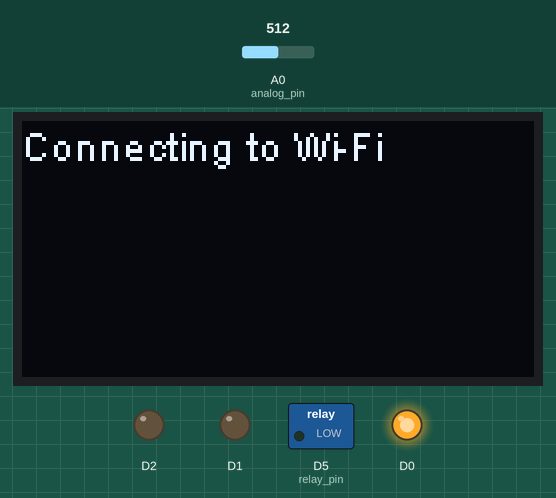
A sketch run on a simulated ESP8266 (NodeMCU). Parts: 128×64 one-colour display, switched loads named in the sketch (green lamp = pin HIGH), output pins drawn as LEDs (lit = HIGH). Inputs (shaded band) come from the test bench; at power-on: A0 (analog_pin) = 512. WiFi joins after 1.5 s; servers stay silent unless stated; what the sketch prints to the serial monitor is not drawn.

Above: at 1.6 s.
At 4.1 s:
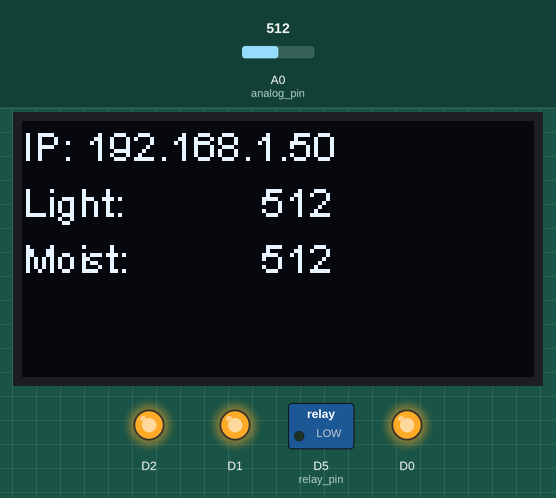
4.2 s: A0 (analog_pin) set to 210
At 7.0 s:
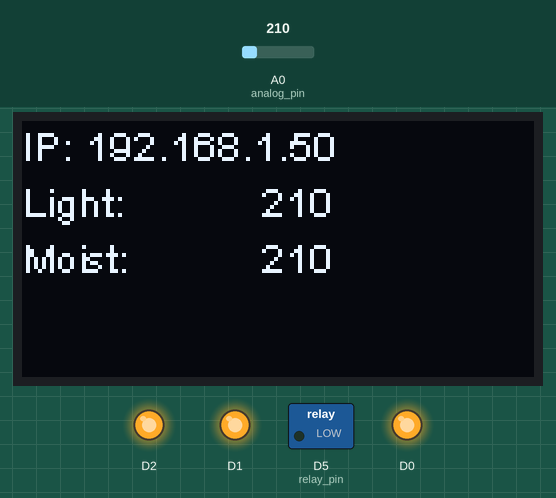
7.2 s: A0 (analog_pin) set to 191
At 9.3 s:
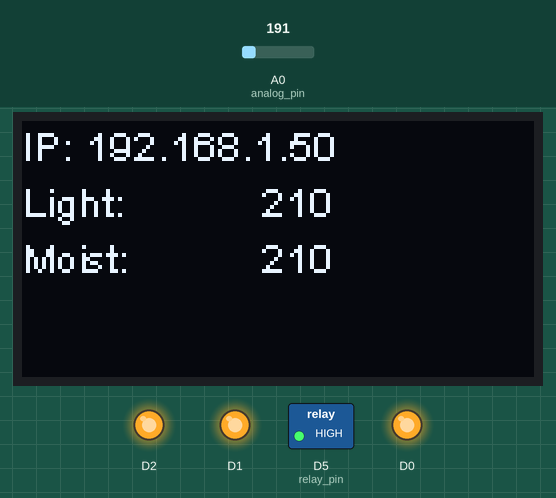
10.2 s: A0 (analog_pin) set to 122
At 14.3 s:
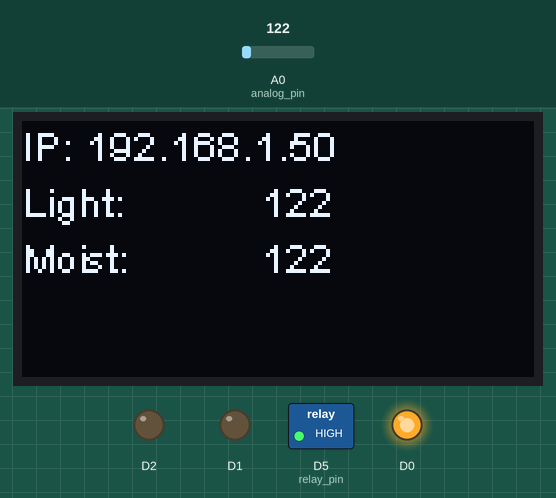
Timing chart, 0 to 19.0 s (numbered marks = the images above; inputs shaded):
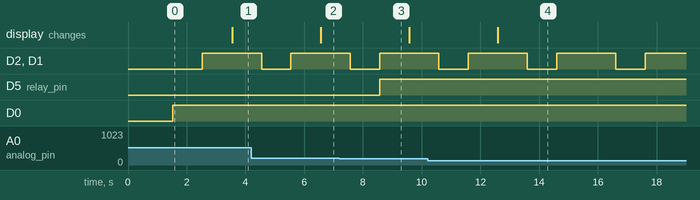

Measured:
- the behaviour switches between 201 and 200 on A0 (analog_pin) (found by bisection; images 2 and 3)
- after the input at 4.2 s, the display: changes after 2.4 s (image 2)
- after the input at 7.2 s, D5 (relay_pin): LOW → HIGH after 1.4 s
- after the input at 10.2 s, the display: changes after 2.4 s (image 4)
- by itself, D2, D1: alternates HIGH for 2.0 s and LOW for 1.0 s

The sketch:

room_greenhouse_manager.ino
```cpp
#include <Wire.h>
#include <SSD1306Wire.h>

// install library ESP8266 for SSD1306

#include "my_wifi.h"
#include "my_analog_pin.h"
#include "myMuxReader.h"

const int relay_pin = D5;

SSD1306Wire display(0x3c, 14, 12);  // using the built-in display
myMuxReader mux (D0, D1, D2, A0);

void dispWiFiConfig() {
  display.setFont(ArialMT_Plain_10);
  display.setTextAlignment(TEXT_ALIGN_LEFT);
  display.drawString(0, 0, "IP: " + WiFi.localIP().toString());
}

void setup() {
  Serial.begin(115200);
  Serial.println();
  Serial.println("ciao");

  pinMode(analog_pin, INPUT);  // really necessary?
  pinMode(relay_pin, OUTPUT);
  digitalWrite(relay_pin, LOW);

  display.init();
  display.clear();
  display.flipScreenVertically();  // yellow line goes on top
  display.setFont(ArialMT_Plain_10);
  display.setTextAlignment(TEXT_ALIGN_LEFT);
  display.drawString(0, 0, "Connecting to Wi-Fi");
  display.display();

  connectToWiFi(120);
  dispWiFiConfig();
  Serial.println("Setup completed");

}

void loop() {
  //clear the display
  display.clear();
  dispWiFiConfig();


  int light = mux.readAnalogChannel(1);
  display.drawString(0, 14, "Light: ");
  display.drawString(60, 14, String(light));
  Serial.println("Light: " + String(light));

  if (light > 200) {
    digitalWrite(relay_pin, LOW);
  } else {
    digitalWrite(relay_pin, HIGH);
  }


  int water = mux.readAnalogChannel(7);
  display.drawString(0, 28, "Moist: ");
  display.drawString(60, 28, String(water));
  Serial.println("Moist: " + String(water));


  display.display();
  delay(1000);
}
```

myMuxReader.h
```cpp
class myMuxReader {
private:
  int pins[3] = {0,0,0};
  int analogPin = 0;

  void selectMuxPin(byte pin) {
    if (pin > 7) return;  // Exit if pin is out of scope
    for (int i = 0; i < 3; i++) {
      if (pin & (1 << i))
        digitalWrite(pins[i], HIGH);
      else
        digitalWrite(pins[i], LOW);
    }
  }

public:
  myMuxReader(int S0, int S1, int S2, int AnInp) {
    pins[0] = S0;
    pins[1] = S1;
    pins[2] = S2;
    pinMode(S0, OUTPUT);
    digitalWrite(S0, LOW);
    pinMode(S1, OUTPUT);
    digitalWrite(S1, LOW);
    pinMode(S2, OUTPUT);
    digitalWrite(S2, LOW);
    analogPin = AnInp;
  }

  int readAnalogChannel(byte C) {
    selectMuxPin(C);
    for (int i = 0; i < 10; i++) {
      analogRead(analogPin);  // dummy read to throw away fake reading
      delay(100);
    }
    return analogRead(analogPin);
  }
};
```

my_analog_pin.h
```cpp
const int analog_pin = A0; // the analog pin

int read_analog()  {
    for (int i=0; i<10; i++) {
      analogRead(analog_pin); // dummy read to throw away fake reading
      delay(100);
    }
    return  analogRead(analog_pin);
}
```

my_wifi.h
```cpp
#include <ESP8266WiFi.h>

const char *ssid = "lorenzo_work24";
const char *password = "f3d3r1c0";

void connectToWiFi(int host_number = 0) {
  if (host_number > 0) {
    IPAddress subnet(255, 255, 255, 0);
    IPAddress gateway(192, 168, 1, 254);
    IPAddress local_IP(192, 168, 1, host_number);
    if (WiFi.config(local_IP, gateway, subnet)) {
      Serial.println("Static IP Configured");
    } else {
      Serial.println("Static IP Configuration Failed");
    }
  }
  WiFi.begin(ssid, password);
  // Initialising the UI will init the display too.
  while (WiFi.status() != WL_CONNECTED) {
    Serial.println("Attempting to connect to WiFi");
    delay(500);
  }
}
```
